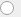
<?xml version="1.0" encoding="UTF-8"?>
<ui version="4.0">
 <class>SuitRadioButton</class>
 <widget class="QRadioButton" name="SuitRadioButton">
  <property name="geometry">
   <rect>
    <x>0</x>
    <y>0</y>
    <width>21</width>
    <height>17</height>
   </rect>
  </property>
  <property name="iconSize">
   <size>
    <width>22</width>
    <height>22</height>
   </size>
  </property>
  <property name="suitDescription" stdset="0">
   <cstring></cstring>
  </property>
 </widget>
 <resources/>
 <connections/>
</ui>
